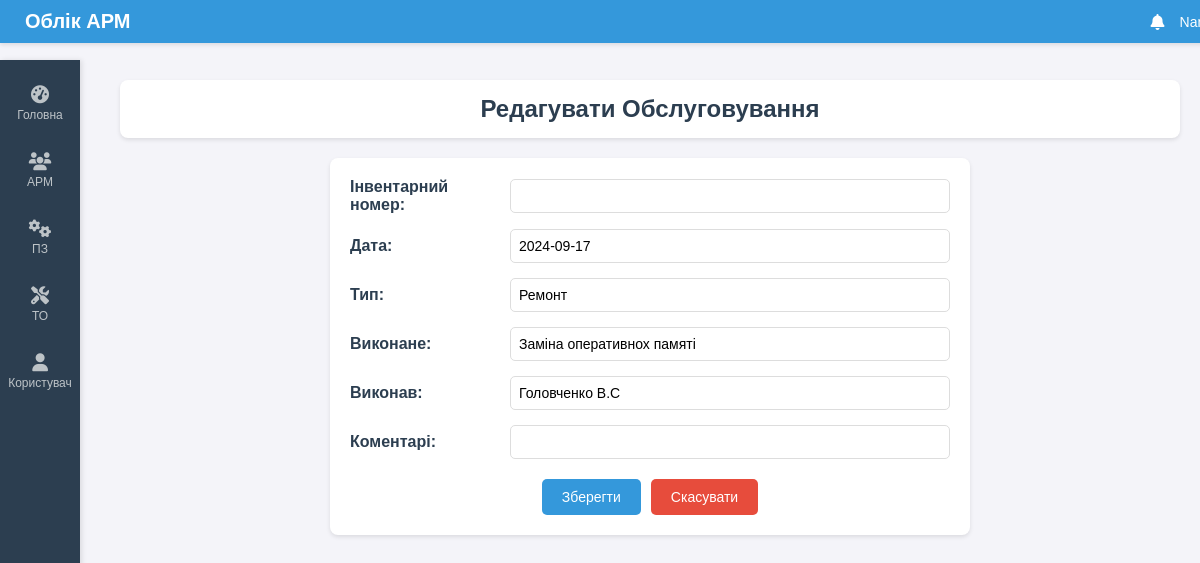
/edit_maintenance/1, run on the app's committed database.
### tables this page shows
CREATE TABLE maintenance (
            id INTEGER PRIMARY KEY AUTOINCREMENT,
            date TEXT,
            type TEXT,
            performed TEXT,
            performed_by TEXT,
            comments TEXT
        );

### routes.py (the view, shortened to what this page needs)
@main_bp.route('/edit_maintenance/<int:maintenance_id>', methods=['GET', 'POST'])
def edit_maintenance(maintenance_id):
    try:
        maintenance = get_maintenance_by_id(maintenance_id)
        inventory_numbers = get_inventory_numbers()
        if not maintenance:
            return "Обслуговування не знайдено", 404
        return render_template('edit_maintenance.html', maintenance=maintenance, inventory_numbers=inventory_numbers)
    except Exception as e:
        return f"Помилка: {e}", 500

### db.py (called while the page is built)
def get_db_connection():
    try:
        conn = sqlite3.connect('workplaces.db')
        conn.row_factory = sqlite3.Row
        return conn
    except sqlite3.Error as e:
        raise Exception(f"Помилка підключення до бази даних: {e}")

def get_inventory_numbers():
    conn = get_db_connection()
    try:
        cursor = conn.cursor()
        cursor.execute('SELECT inventory_number FROM workplaces')
        return [row['inventory_number'] for row in cursor.fetchall()]
    except sqlite3.Error as e:
        raise Exception(f"Помилка отримання інвентарних номерів: {e}")
    finally:
        conn.close()

def get_maintenance_by_id(maintenance_id):
    conn = get_db_connection()
    try:
        cursor = conn.cursor()
        cursor.execute('SELECT * FROM maintenance WHERE id = ?', (maintenance_id,))
        return cursor.fetchone()
    except sqlite3.Error as e:
        raise Exception(f"Помилка отримання обслуговування за ID {maintenance_id}: {e}")
    finally:
        conn.close()

### templates/edit_maintenance.html (shortened to what this page needs)
{% extends "base.html" %}
{% block content %}
    <div class="header">
        <h1>Редагувати Обслуговування</h1>
    </div>
    <div class="form-container">
        <form method="POST" action="/edit_maintenance/{{ maintenance['id'] }}">
            <div class="form-group">
                <label for="inventory_number">Інвентарний номер:</label>
                <input type="text" id="inventory_number" name="inventory_number" list="inventory_numbers" value="{{ maintenance['inventory_number'] }}" required>
            </div>
            <div class="form-group">
                <label for="maintenance_date">Дата:</label>
                <input type="text" id="maintenance_date" name="maintenance_date" value="{{ maintenance['date'] }}" required>
            </div>
            <div class="form-group">
                <label for="type">Тип:</label>
                <input type="text" id="type" name="type" value="{{ maintenance['type'] }}" required>
            </div>
            <div class="form-group">
                <label for="performed">Виконане:</label>
                <input type="text" id="performed" name="performed" value="{{ maintenance['performed'] }}" required>
            </div>
            <div class="form-group">
                <label for="performed_by">Виконав:</label>
                <input type="text" id="performed_by" name="performed_by" value="{{ maintenance['performed_by'] }}" required>
            </div>
            <div class="form-group">
                <label for="maintenance_comments">Коментарі:</label>
                <input type="text" id="maintenance_comments" name="maintenance_comments" value="{{ maintenance['comments'] }}">
            </div>
            <div class="form-buttons">
                <button type="submit" class="submit-btn">Зберегти</button>
                <a href="/maintenance" class="cancel-btn">Скасувати</a>
            </div>
        </form>
    </div>
{% endblock %}

### static/styles.css (style rules this page uses)
body { font-family: 'Arial', sans-serif; background-color: #f4f4f9; color: #333; margin: 0; padding: 0; }
.header { background-color: #fff; padding: 15px; border-radius: 8px; box-shadow: 0 2px 4px rgba(0,0,0,0.1); margin-bottom: 20px; text-align: center; }
h1 { margin: 0; font-size: 24px; color: #2c3e50; }
a { color: #2980b9; text-decoration: none; font-size: 12px; }
.form-container { max-width: 600px; margin: 0 auto; background-color: #fff; padding: 20px; border-radius: 8px; box-shadow: 0 2px 4px rgba(0,0,0,0.1); }
.form-group { display: flex; align-items: center; margin-bottom: 15px; }
.form-group label { width: 150px; font-weight: bold; color: #2c3e50; margin-right: 10px; }
.form-group input { flex: 1; padding: 8px; border: 1px solid #ddd; border-radius: 5px; font-size: 14px; }
.form-buttons { display: flex; justify-content: center; gap: 10px; margin-top: 20px; }
.submit-btn { padding: 10px 20px; background-color: #3498db; color: #fff; border: none; border-radius: 5px; cursor: pointer; font-size: 14px; }
.cancel-btn { padding: 10px 20px; background-color: #e74c3c; color: #fff; border: none; border-radius: 5px; text-decoration: none; font-size: 14px; text-align: center; }

### data on the page
maintenance: maintenance_date "2024-09-17", type "Ремонт", performed "Заміна оперативнох памяті", performed_by "Головченко В.С"
